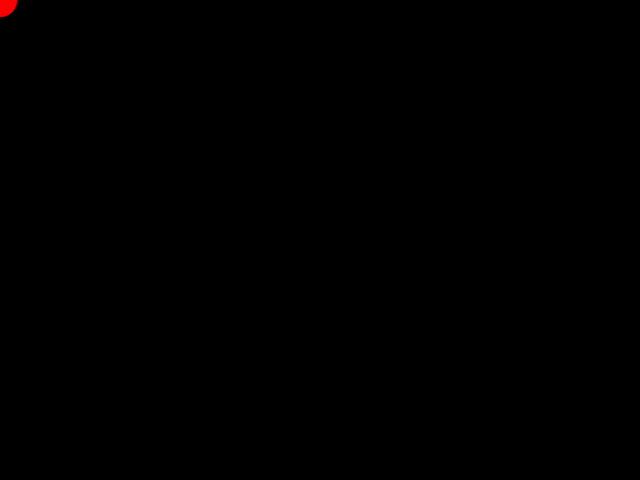
Frame 1 (no input)
Frame 60 (the mouse pressed at the canvas centre just before this capture): identical to frame 1, image omitted
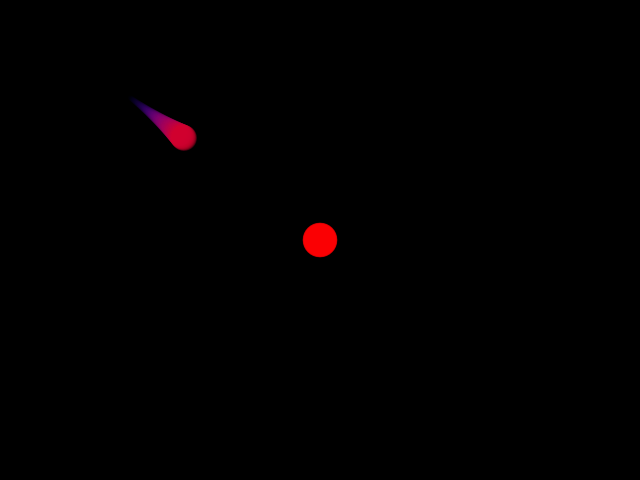
Frame 120 (the mouse held since frame 60 and released just before this capture)

The Processing sketch that drew these frames (run headless with seeded random() and noise(); from frame 60 on, the mouse is pressed at the canvas centre):

// Processing sketch: worm2
// ── worm2.pde
ArrayList<Point> points;

class Point {
  float x, y;

  Point(float x_, float y_) {
    x = x_;
    y = y_;
  }
  
  void ease(float easing) {
    x += easing * (mouseX - x);
    y += easing * (mouseY - y);
  }
}

void setup() {
  size(640, 480);
  points = new ArrayList<Point>();
  int numberOfPoints = 200;
  for (int i = 0; i < numberOfPoints; ++i) {
    points.add(new Point(0,0));
  }
}

void draw() {
  background(0);
  noStroke();
  points.remove(0);
  points.add(new Point(mouseX, mouseY));
  int index = 0;
  for (Point point : points) {
    float zeroToOne =  sqrt(((float) index) / points.size());
    float easing = 0.005 + 0.01 * zeroToOne;
    point.ease(easing);
    fill(255 * zeroToOne, 0, 255 * (1-zeroToOne), zeroToOne * 50);
    float radius = 5.0 + zeroToOne * zeroToOne * 30;
    ellipse(point.x, point.y, radius, radius);
    ++index;
  }
}
